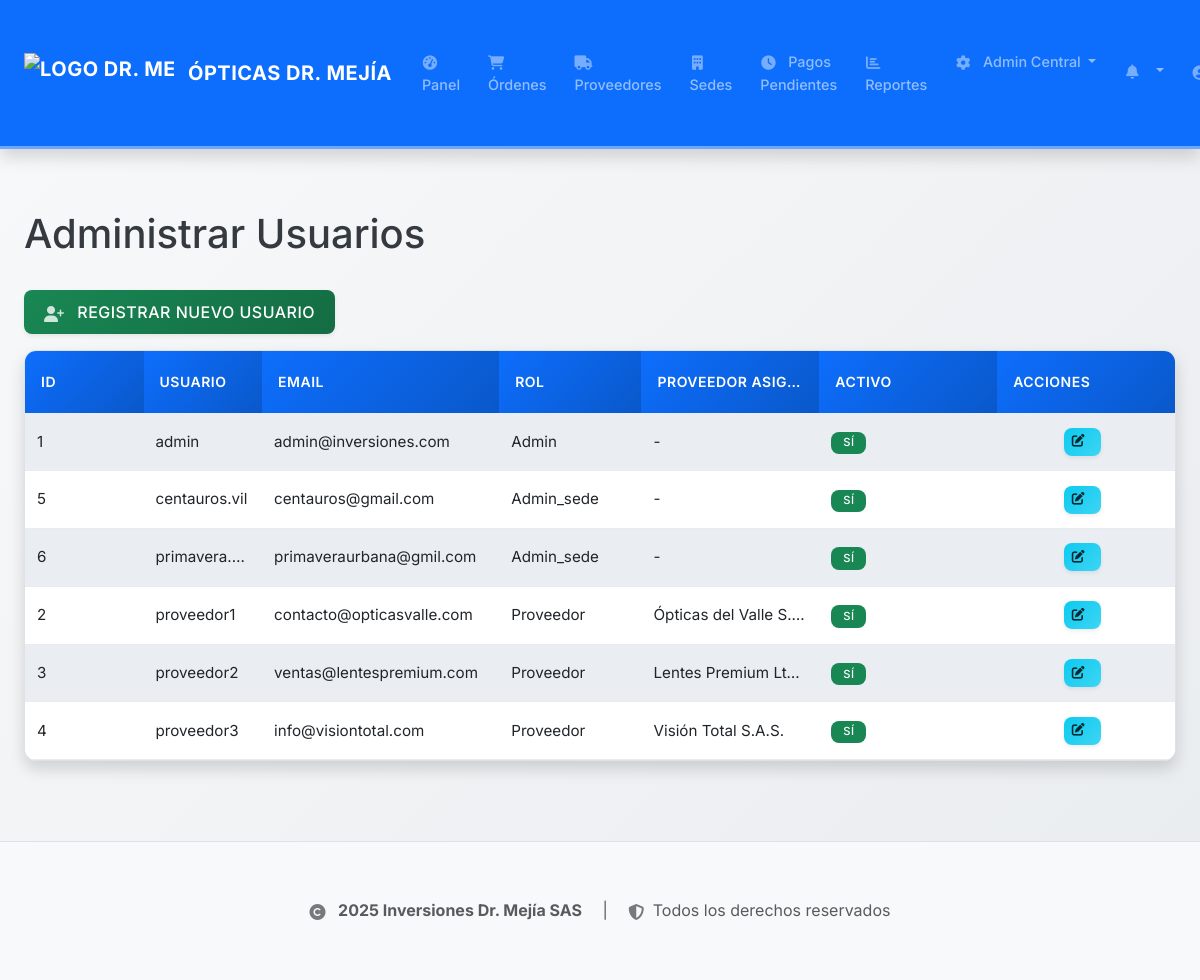
The app's page /admin/users (signed in) with its own data.
### backend/app/models.py (models this page shows, shortened)
class User(UserMixin, db.Model):
    id = db.Column(db.Integer, primary_key=True)
    username = db.Column(db.String(64), unique=True, nullable=False)
    email = db.Column(db.String(120), unique=True, nullable=False)
    password_hash = db.Column(db.String(128))
    role = db.Column(db.String(64), nullable=False, default='asistente') # 'admin', 'asistente', 'admin_sede', 'proveedor'
    is_active = db.Column(db.Boolean, default=True) # Para desactivar usuarios
    created_at = db.Column(db.DateTime, default=datetime.utcnow)
    provider_id = db.Column(db.Integer, db.ForeignKey('provider.id'), nullable=True)
    provider = db.relationship('Provider', backref='users', uselist=False) # backref 'users' para el proveedor
    sede_id = db.Column(db.Integer, db.ForeignKey('sede.id'), nullable=True)
    sede_asignada = db.relationship('Sede', backref='administrators', foreign_keys=[sede_id])

class Provider(db.Model):
    id = db.Column(db.Integer, primary_key=True)
    nit = db.Column(db.String(20), nullable=False, unique=True)  # NIT único del proveedor
    razon_social = db.Column(db.String(200), nullable=False)  # Razón social oficial
    name = db.Column(db.String(128), nullable=False)  # Nombre comercial (mantener para compatibilidad)
    contact_person = db.Column(db.String(128))  # Persona de contacto
    phone = db.Column(db.String(20))  # Teléfono
    email = db.Column(db.String(120), unique=True)  # Correo electrónico
    address = db.Column(db.String(500))  # Dirección (expandida)
    registered_at = db.Column(db.DateTime, default=datetime.utcnow)
    orders = db.relationship('WorkOrder', backref='provider', lazy=True)
    payments_received = db.relationship('Payment', backref='provider_paid', lazy=True)

### backend/app/routes.py (the view)
@bp.route('/admin/users')
@login_required
@role_required('admin')
def admin_users():
    users = User.query.order_by(User.username).all()
    return render_template('admin/users_list.html', title='Administrar Usuarios', users=users)

### backend/app/models.py (called while the page is built)
@login_manager.user_loader
def load_user(user_id):
    return User.query.get(int(user_id))

### backend/app/routes.py (called while the page is built, shortened)
def role_required(*roles):
    def wrapper(fn):
        @wraps(fn)
        def decorated_view(*args, **kwargs):
            if not current_user.is_authenticated:
                return login_manager.unauthorized()
            if current_user.role not in roles:
                flash('No tienes permiso para acceder a esta página.', 'danger')
                return redirect(url_for('main.index'))
            return fn(*args, **kwargs)
        return decorated_view
    return wrapper

@bp.context_processor
def inject_notifications():
    if current_user.is_authenticated:
        unread_notifications_count = Notification.query.filter_by(user_id=current_user.id, is_read=False).count()
        latest_notifications = Notification.query.filter_by(user_id=current_user.id).order_by(Notification.created_at.desc()).limit(5).all()
        sede_messages_count = 0
        return dict(
            unread_notifications_count=unread_notifications_count,
            latest_notifications=latest_notifications,
            sede_messages_count=sede_messages_count
        )
    return dict(unread_notifications_count=0, latest_notifications=[])

### backend/app/security.py (called while the page is built)
def log_security_event(event_type, description, severity='WARNING', user=None, metadata=None):
    if user is None:
        if hasattr(current_user, 'is_authenticated') and current_user.is_authenticated:
            user = current_user
        else:
            user = None
    AuditLog.log_action(
        action_type=event_type,
        description=description,
        user=user,
        severity=severity,
        category='SECURITY',
        metadata=metadata,
        requires_attention=severity in ['CRITICAL', 'ERROR']
    )

### frontend/templates/admin/users_list.html
{% extends "base.html" %}
{% block content %}
    <h1 class="mb-4">Administrar Usuarios</h1>
    <p>
        <a href="{{ url_for('main.register') }}" class="btn btn-success">
            <i class="fas fa-user-plus"></i> Registrar Nuevo Usuario
        </a>
    </p>
    {% if users %}
        <div class="table-responsive">
            <table class="table table-striped table-hover">
                <thead>
                    <tr>
                        <th>ID</th>
                        <th>Usuario</th>
                        <th>Email</th>
                        <th>Rol</th>
                        <th>Proveedor Asignado</th>
                        <th>Activo</th>
                        <th>Acciones</th>
                    </tr>
                </thead>
                <tbody>
                    {% for user in users %}
                    <tr>
                        <td>{{ user.id }}</td>
                        <td>{{ user.username }}</td>
                        <td>{{ user.email }}</td>
                        <td>{{ user.role.capitalize() }}</td>
                        <td>{{ user.provider.razon_social if user.provider else '-' }}</td>
                        <td>
                            {% if user.is_active %}
                                <span class="badge bg-success">Sí</span>
                            {% else %}
                                <span class="badge bg-danger">No</span>
                            {% endif %}
                        </td>
                        <td>
                            <a href="{{ url_for('main.edit_user', user_id=user.id) }}" class="btn btn-sm btn-info me-2" title="Editar"><i class="fas fa-edit"></i></a>
                        </td>
                    </tr>
                    {% endfor %}
                </tbody>
            </table>
        </div>
    {% else %}
        <p>No hay usuarios registrados.</p>
    {% endif %}
{% endblock %}

### records on screen
User: id "1", username "admin", email "admin@inversiones.com", role "Admin", provider "-", is_active "SÍ"
User: id "5", username "centauros.vil", email "centauros@gmail.com", role "Admin_sede", provider "-", is_active "SÍ"
User: id "6", username "primavera.vill", email "primaveraurbana@gmil.com", role "Admin_sede", provider "-", is_active "SÍ"
User: id "2", username "proveedor1", email "contacto@opticasvalle.com", role "Proveedor", provider "Ópticas del Valle S.…", is_active "SÍ"
User: id "3", username "proveedor2", email "ventas@lentespremium.com", role "Proveedor", provider "Lentes Premium Ltda.", is_active "SÍ"
User: id "4", username "proveedor3", email "info@visiontotal.com", role "Proveedor", provider "Visión Total S.A.S.", is_active "SÍ"
